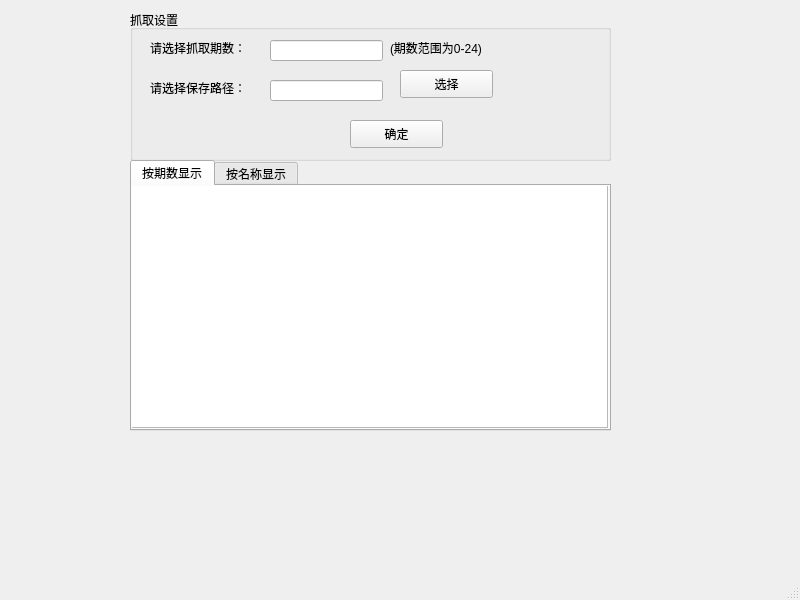
<?xml version="1.0" encoding="UTF-8"?>
<ui version="4.0">
 <class>MainWindow</class>
 <widget class="QMainWindow" name="MainWindow">
  <property name="geometry">
   <rect>
    <x>0</x>
    <y>0</y>
    <width>800</width>
    <height>600</height>
   </rect>
  </property>
  <property name="windowTitle">
   <string>MainWindow</string>
  </property>
  <widget class="QWidget" name="centralwidget">
   <widget class="QGroupBox" name="groupBox">
    <property name="geometry">
     <rect>
      <x>130</x>
      <y>10</y>
      <width>481</width>
      <height>151</height>
     </rect>
    </property>
    <property name="title">
     <string>抓取设置</string>
    </property>
    <widget class="QLabel" name="label">
     <property name="geometry">
      <rect>
       <x>20</x>
       <y>30</y>
       <width>121</width>
       <height>16</height>
      </rect>
     </property>
     <property name="text">
      <string>请选择抓取期数：</string>
     </property>
    </widget>
    <widget class="QLabel" name="label_2">
     <property name="geometry">
      <rect>
       <x>20</x>
       <y>70</y>
       <width>121</width>
       <height>16</height>
      </rect>
     </property>
     <property name="text">
      <string>请选择保存路径：</string>
     </property>
    </widget>
    <widget class="QLabel" name="label_3">
     <property name="geometry">
      <rect>
       <x>260</x>
       <y>30</y>
       <width>131</width>
       <height>16</height>
      </rect>
     </property>
     <property name="text">
      <string>(期数范围为0-24)</string>
     </property>
    </widget>
    <widget class="QLineEdit" name="lineEdit">
     <property name="geometry">
      <rect>
       <x>140</x>
       <y>30</y>
       <width>113</width>
       <height>21</height>
      </rect>
     </property>
    </widget>
    <widget class="QLineEdit" name="lineEdit_2">
     <property name="geometry">
      <rect>
       <x>140</x>
       <y>70</y>
       <width>113</width>
       <height>21</height>
      </rect>
     </property>
    </widget>
    <widget class="QPushButton" name="pushButton">
     <property name="geometry">
      <rect>
       <x>270</x>
       <y>60</y>
       <width>93</width>
       <height>28</height>
      </rect>
     </property>
     <property name="text">
      <string>选择</string>
     </property>
    </widget>
    <widget class="QPushButton" name="pushButton_2">
     <property name="geometry">
      <rect>
       <x>220</x>
       <y>110</y>
       <width>93</width>
       <height>28</height>
      </rect>
     </property>
     <property name="text">
      <string>确定</string>
     </property>
    </widget>
   </widget>
   <widget class="QTabWidget" name="tabWidget">
    <property name="geometry">
     <rect>
      <x>130</x>
      <y>160</y>
      <width>481</width>
      <height>271</height>
     </rect>
    </property>
    <property name="currentIndex">
     <number>0</number>
    </property>
    <widget class="QWidget" name="tab">
     <attribute name="title">
      <string>按期数显示</string>
     </attribute>
     <widget class="QTableWidget" name="tableWidget">
      <property name="geometry">
       <rect>
        <x>-5</x>
        <y>-9</y>
        <width>481</width>
        <height>251</height>
       </rect>
      </property>
     </widget>
    </widget>
    <widget class="QWidget" name="tab_2">
     <attribute name="title">
      <string>按名称显示</string>
     </attribute>
     <widget class="QListWidget" name="listWidget">
      <property name="geometry">
       <rect>
        <x>0</x>
        <y>-9</y>
        <width>481</width>
        <height>251</height>
       </rect>
      </property>
     </widget>
    </widget>
   </widget>
  </widget>
  <widget class="QMenuBar" name="menubar">
   <property name="geometry">
    <rect>
     <x>0</x>
     <y>0</y>
     <width>800</width>
     <height>26</height>
    </rect>
   </property>
  </widget>
  <widget class="QStatusBar" name="statusbar"/>
 </widget>
 <resources/>
 <connections/>
</ui>
